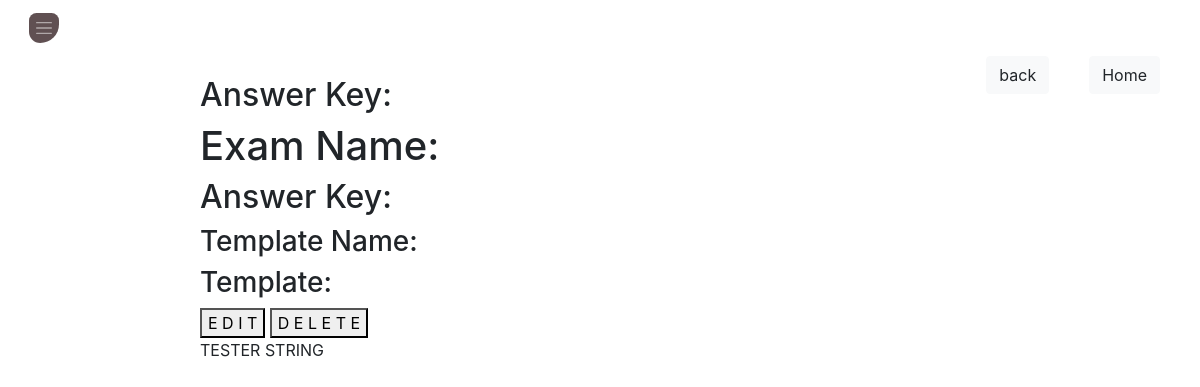
The app's page /functions/exam-detail/bitch (signed in), older data.
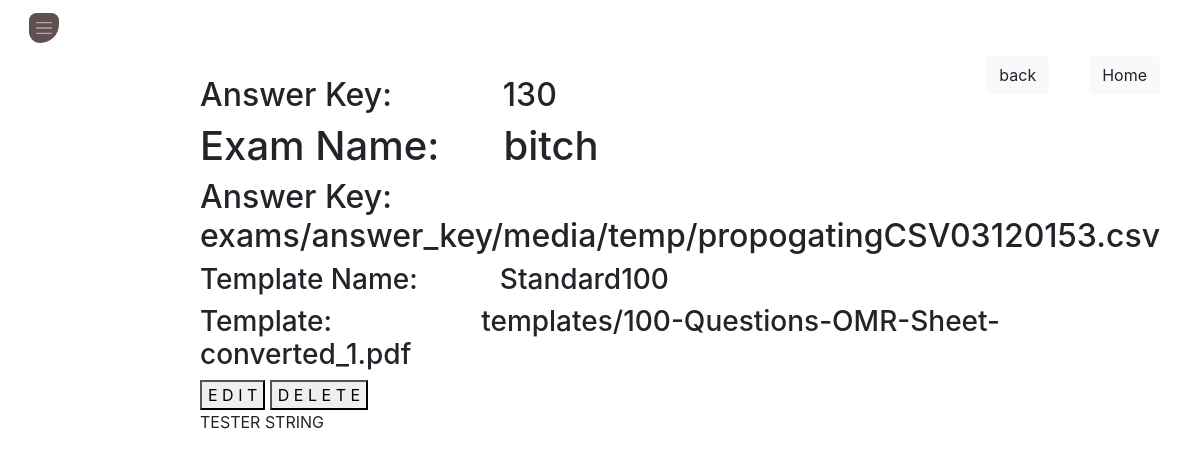
The same page, newer data.
### functions/models.py (models this page shows, shortened)
class Exam(models.Model):
        user = models.ForeignKey(User,on_delete=models.CASCADE)
        exam_name = models.CharField(max_length = 200)
        ansKey = models.FileField(null=True,blank=True,upload_to='exams/answer_key/' )
        ansKeyImg = models.FileField(default="default.jpg", null=True,blank=True,upload_to='exams/answer_key_img/' )
        template = models.ForeignKey(omr_templates,on_delete=models.PROTECT)
        date = models.DateTimeField(default = timezone.now)

class omr_templates(models.Model):
        pdf_name = models.CharField(max_length = 120)
        pdf = models.FileField(null=False,blank=False,upload_to='templates/' )
        user = models.ForeignKey(User,on_delete=models.CASCADE)

### functions/views.py (the view)
# urls.py: path('exam-detail/<str:name>',login_required(exam_detail_view.as_view()),name='exam-detail'),
class exam_detail_view(DetailView):
    template_name = "exam_detail.html/"
    context_object_name = 'object'
    def get_object(self):
        obj = Exam.objects.filter(exam_name=self.kwargs['name'])
        return obj
    def get_context_data(self, **kwargs):
        context = super().get_context_data(**kwargs)
        oprating_object = self.get_object()
        context['Tester'] = "TESTER STRING"
        return context

### functions/templates/exam_detail.html (shortened to what this page needs)
{% extends 'base.html' %}
{% load static %}
{% block link %}
<link rel="stylesheet" href="{% static "css/exam_detail.css" %}">
{% endblock link %}
{% block content %}
<div class="pos-f-t">
<nav class="navbar navbar-dark">
  <button class="navbar-toggler" type="button" data-toggle="collapse" data-target="#navbarToggleExternalContent" aria-controls="navbarToggleExternalContent" aria-expanded="false" aria-label="Toggle navigation">
    <span class="navbar-toggler-icon"></span>
  </button>
</nav>
</div>
<a href="{% url 'home-page'%}"><h3 class="homeNav"><button type="button" class="btn btn-light">Home</button></h3></a>
<a href={% url 'all-exams' %} ><h3 class="homeNav"><button type="button" class="btn btn-light">back</button></h3></a>
<div class="template-list">
  <h2>Answer Key:&nbsp&nbsp&nbsp&nbsp&nbsp&nbsp&nbsp &nbsp&nbsp&nbsp&nbsp   {{object.first.id}}</h2>
<h1>Exam Name:&nbsp&nbsp&nbsp&nbsp&nbsp {{object.first.exam_name}}</h1>
<h2>Answer Key:&nbsp&nbsp&nbsp&nbsp&nbsp&nbsp&nbsp &nbsp&nbsp&nbsp&nbsp   {{object.first.ansKey}}</h2>
<h3>Template Name: &nbsp&nbsp&nbsp&nbsp&nbsp&nbsp&nbsp&nbsp&nbsp  {{object.first.template.pdf_name}}</h3>
<h3>Template:  &nbsp&nbsp&nbsp&nbsp&nbsp&nbsp&nbsp&nbsp&nbsp&nbsp&nbsp&nbsp&nbsp&nbsp&nbsp&nbsp&nbsp&nbsp {{object.first.template.pdf}}</h3>
<a href="{% url 'exam-update' object.first.id%}"><button  name="button">E D I T</button></a>
<a href="{% url 'exam-delete' object.first.id%}"><button  name="button">D E L E T E</button></a>
<p>{{Tester}}</p>
</div>
{% endblock content %}

### templates/base.html (shortened to what this page needs)
<!DOCTYPE html>
<html lang="en" dir="ltr">
  <head>
    <link rel="stylesheet" href="https://stackpath.bootstrapcdn.com/bootstrap/4.3.1/css/bootstrap.min.css">
    <link rel="stylesheet" href="https://unpkg.com/bootstrap-table@1.15.5/dist/bootstrap-table.min.css">
    <link href="https://cdnjs.cloudflare.com/ajax/libs/x-editable/1.5.1/bootstrap3-editable/css/bootstrap-editable.css" rel="stylesheet">
    {% block link %}
    {% endblock link %}
  </head>
  <body>
{% block content %}
{% endblock content %}
  </body>
</html>

### Static_dev/static/css/exam_detail.css (style rules this page uses)
.navbar-toggler-icon { background-color: #605052; background-size: 20px; border-radius: 20px 20px 50px 30px; }
a:-webkit-any-link { color: -webkit-link; cursor: pointer; text-decoration: none; background-color: transparent; }
.homeNav { float:right; margin-right:40px; }
.template-list { margin-top:20px; margin-left:200px; }

Row changes from the older to the newer data that the page shows:
added Exam: first.id "130", first.exam_name "bitch", first.ansKey "exams/answer_key/media/temp/propogatingCSV03120153.csv", first.template.pdf_name "Standard100", first.template.pdf "templates/100-Questions-OMR-Sheet-converted_1.pdf"
